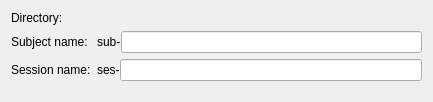
<?xml version="1.0" encoding="UTF-8"?>
<ui version="4.0">
 <class>bidsIO</class>
 <widget class="qSlicerWidget" name="bidsIO">
  <property name="geometry">
   <rect>
    <x>0</x>
    <y>0</y>
    <width>433</width>
    <height>102</height>
   </rect>
  </property>
  <layout class="QVBoxLayout" name="verticalLayout">
   <item>
    <layout class="QFormLayout" name="formLayout">
     <property name="horizontalSpacing">
      <number>6</number>
     </property>
     <item row="0" column="0">
      <widget class="QLabel" name="label_3">
       <property name="text">
        <string>Directory:</string>
       </property>
      </widget>
     </item>
     <item row="0" column="1">
      <widget class="ctkDirectoryButton" name="directoryButton"/>
     </item>
     <item row="1" column="0">
      <widget class="QLabel" name="label">
       <property name="text">
        <string>Subject name:</string>
       </property>
       <property name="alignment">
        <set>Qt::AlignLeading|Qt::AlignLeft|Qt::AlignVCenter</set>
       </property>
      </widget>
     </item>
     <item row="1" column="1">
      <layout class="QHBoxLayout" name="horizontalLayout">
       <property name="spacing">
        <number>0</number>
       </property>
       <item>
        <widget class="QLabel" name="label_4">
         <property name="sizePolicy">
          <sizepolicy hsizetype="Fixed" vsizetype="Preferred">
           <horstretch>0</horstretch>
           <verstretch>0</verstretch>
          </sizepolicy>
         </property>
         <property name="text">
          <string>sub-</string>
         </property>
        </widget>
       </item>
       <item>
        <widget class="QLineEdit" name="subjectLineEdit"/>
       </item>
      </layout>
     </item>
     <item row="2" column="0">
      <widget class="QLabel" name="label_2">
       <property name="text">
        <string>Session name:</string>
       </property>
       <property name="alignment">
        <set>Qt::AlignLeading|Qt::AlignLeft|Qt::AlignVCenter</set>
       </property>
      </widget>
     </item>
     <item row="2" column="1">
      <layout class="QHBoxLayout" name="horizontalLayout_2">
       <property name="spacing">
        <number>0</number>
       </property>
       <item>
        <widget class="QLabel" name="label_5">
         <property name="sizePolicy">
          <sizepolicy hsizetype="Fixed" vsizetype="Preferred">
           <horstretch>0</horstretch>
           <verstretch>0</verstretch>
          </sizepolicy>
         </property>
         <property name="text">
          <string>ses-</string>
         </property>
        </widget>
       </item>
       <item>
        <widget class="QLineEdit" name="sessionLineEdit"/>
       </item>
      </layout>
     </item>
    </layout>
   </item>
   <item>
    <spacer name="verticalSpacer">
     <property name="orientation">
      <enum>Qt::Vertical</enum>
     </property>
     <property name="sizeHint" stdset="0">
      <size>
       <width>20</width>
       <height>40</height>
      </size>
     </property>
    </spacer>
   </item>
  </layout>
 </widget>
 <customwidgets>
  <customwidget>
   <class>ctkDirectoryButton</class>
   <extends>QWidget</extends>
   <header>ctkDirectoryButton.h</header>
  </customwidget>
  <customwidget>
   <class>qSlicerWidget</class>
   <extends>QWidget</extends>
   <header>qSlicerWidget.h</header>
   <container>1</container>
  </customwidget>
 </customwidgets>
 <resources/>
 <connections/>
</ui>
